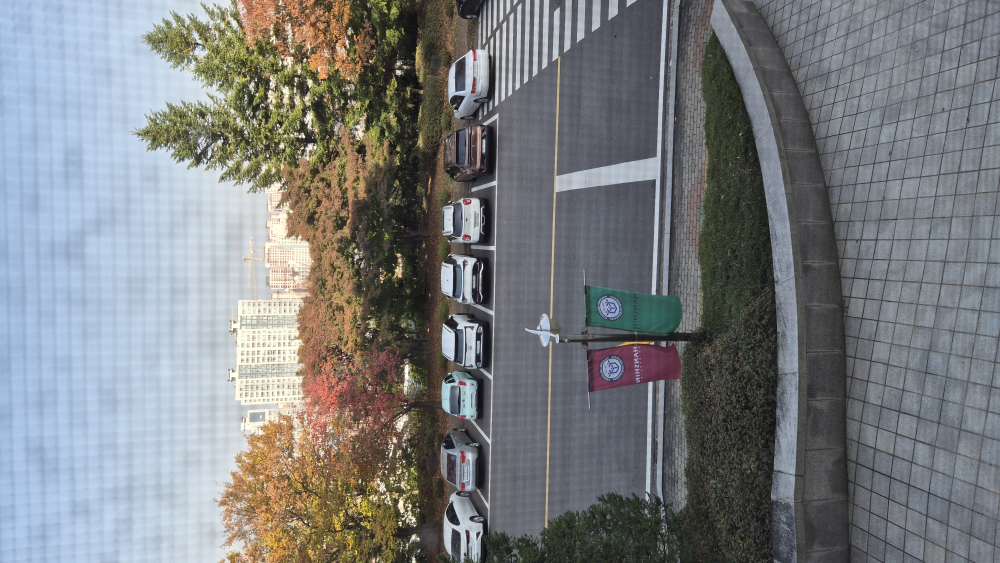
#> input picture research/frame-runs/FR-20261103-976876/artifacts/1/reference.jpg, 4000 x 2252 px (shown at 1/4 size)
$ python make-evidence-panels.py
#> lines starting #> are read from the running program, lines starting #| are printed output that depends on the picture
import json,pathlib,math
from PIL import Image,ImageOps,ImageDraw,ImageFont
font=ImageFont.truetype('C:/Windows/Fonts/arial.ttf',23)
small=ImageFont.truetype('C:/Windows/Fonts/arial.ttf',18)
ref=ImageOps.exif_transpose(Image.open('reference.jpg')).convert('RGB')
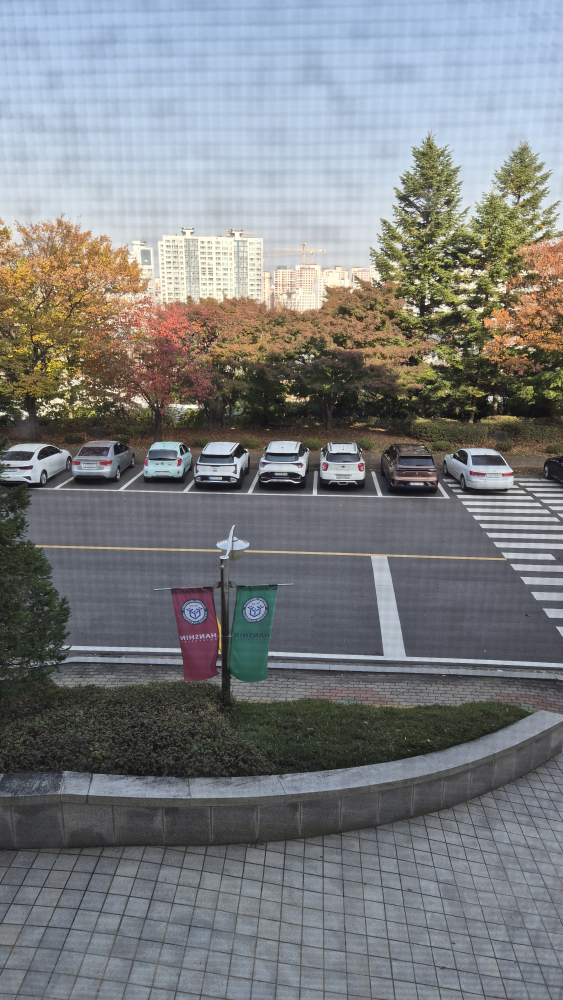
#> ref: PIL image 2252x4000 RGB (shown at 1/4 size); mean R, G, B 123, 125.6, 127.3
def panel(name,right,crop,title,leftmarks,rightmarks,foot):
#> called with name = 'comparison-layout.jpg', right = 'camera-satellite.jpg', crop = (580, 590, 800, 810)
 out=Image.new('RGB',(1400,760),'#ffffff');d=ImageDraw.Draw(out)
#> after `out = Image.new('RGB', (1400, 760), '#ffffff')`: out: PIL image 1400x760 RGB; every value is 255
 d.text((20,12),title,font=font,fill='black')
 a=ref.crop((0,1650,2252,3500));a=ImageOps.contain(a,(680,620));out.paste(a,(10,65))
#> after `a = ImageOps.contain(a, (680, 620))`:
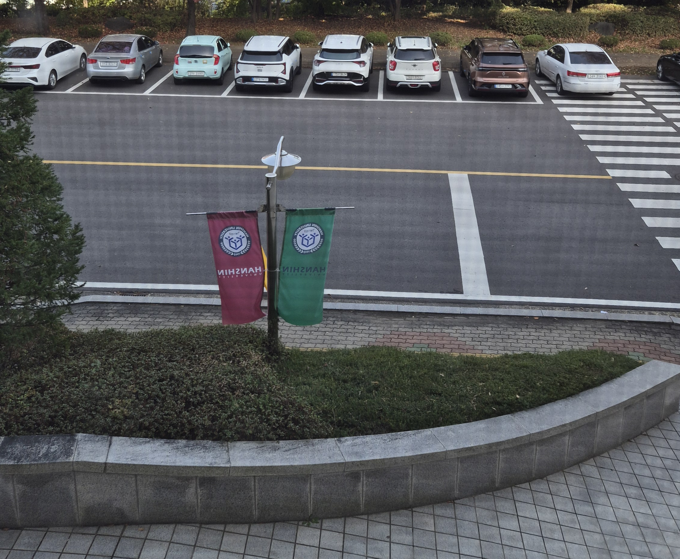
#> a: PIL image 680x559 RGB; mean R, G, B 89.5, 91.3, 94
 b=Image.open(right).convert('RGB');b=b.crop(crop) if crop else b;b=ImageOps.contain(b,(680,620));out.paste(b,(710,65))
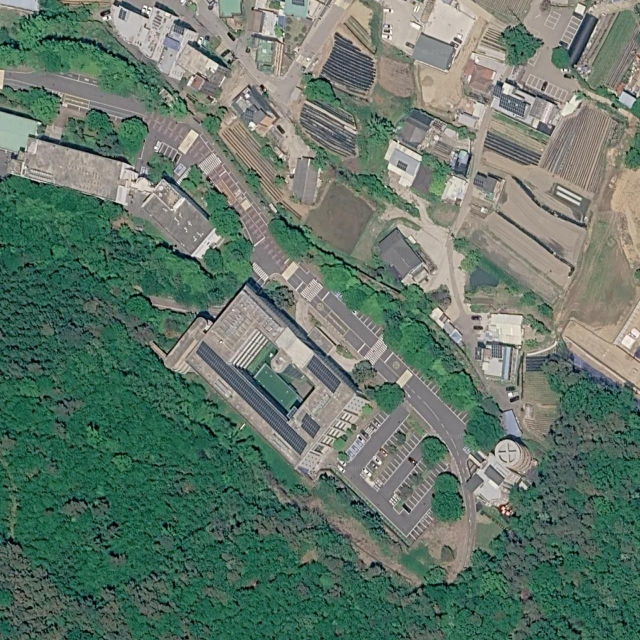
#> input picture research/frame-runs/FR-20261103-976876/artifacts/1/camera-satellite.jpg, 1280 x 1280 px (shown at 1/2 size)
#> in panel, b is the input picture: PIL image 1280x1280 RGB; mean R, G, B 99.6, 118.8, 105.7
#> after `b = b.crop(crop) if crop else b`:
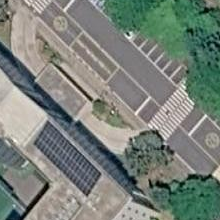
#> b: PIL image 220x220 RGB; mean R, G, B 121.3, 129.4, 121.5
 for marks,ox,oy,origsize,size in [(leftmarks,10,65,(2252,1850),a.size),(rightmarks,710,65,((crop[2]-crop[0],crop[3]-crop[1]) if crop else Image.open(right).size),b.size)]:
  for text,x,y in marks:
   xx=ox+x*size[0]/origsize[0];yy=oy+y*size[1]/origsize[1]
   d.ellipse((xx-18,yy-18,xx+18,yy+18),fill='#ffdd44',outline='black',width=2);d.text((xx-8,yy-13),text,font=font,fill='black')
 d.text((20,690),'A: curved planter   B: southeast crossing   C: transverse white road marking',font=small,fill='black')
 d.text((20,723),foot,font=small,fill='black');out.save(name)
panel('comparison-layout.jpg','camera-satellite.jpg',(580,590,800,810),'1. Original view / north-up satellite: frontage layout', [('A',1100,1500),('B',2130,550),('C',1510,570)],[('A',105,128),('B',162,108),('C',145,94)],'Source: original photo / Google satellite, zoom 19. Approximate feature positions.')
panel('comparison-building.jpg','official/building-03.jpg',None,'2. Original view / official exterior: same curved entrance landscaping',[('A',1100,1500),('B',2130,550)],[('A',98,221),('B',43,247)],'Source: Hanshin University official campus tour. Exterior view faces toward the building; floor unresolved.')
#> call 2 of panel, with name = 'comparison-building.jpg', right = 'official/building-03.jpg'
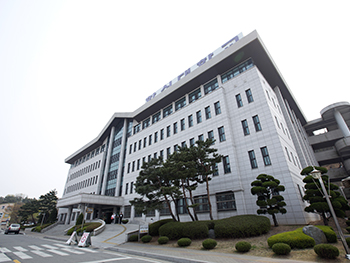
#> input picture research/frame-runs/FR-20261103-976876/artifacts/1/official/building-03.jpg, 350 x 263 px
#> in panel, b is the input picture: PIL image 350x263 RGB; mean R, G, B 169.1, 170.9, 172.4
#> in panel (call 2), `out.paste(b, (710, 65))`:
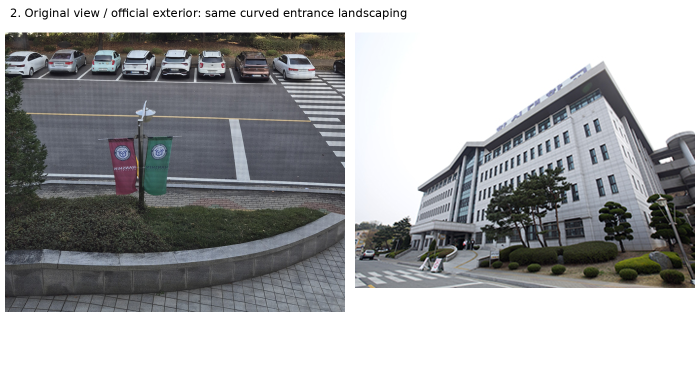
#> out: PIL image 1400x760 RGB (shown at 1/2 size); mean R, G, B 166.9, 168.2, 169.6
#> the loop in panel (call 2), `for text,x,y in marks:` made 2 passes
#> (text, x, y, xx, yy) on passes 1 to 2: ('A', 1100, 1500, 342.1, 518.2), ('B', 2130, 550, 653.2, 231.2)
#> in panel (call 2), `d.text((20, 723), foot, font=small, fill='black')`:
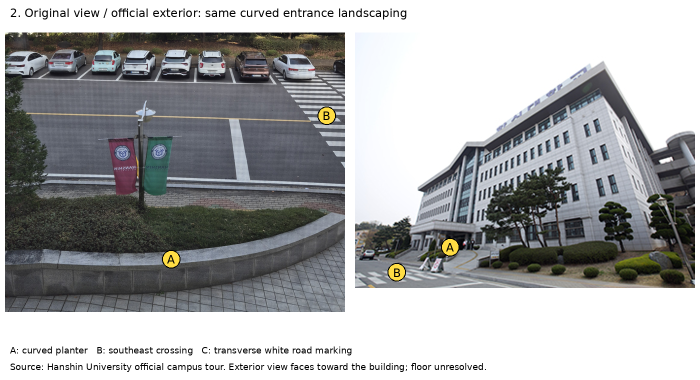
#> saved as comparison-building.jpg: PIL image 1400x760 RGB (shown at 1/2 size); mean R, G, B 165.7, 166.8, 167.8
#> (the run stopped early here; a loop or call above may not have finished)
